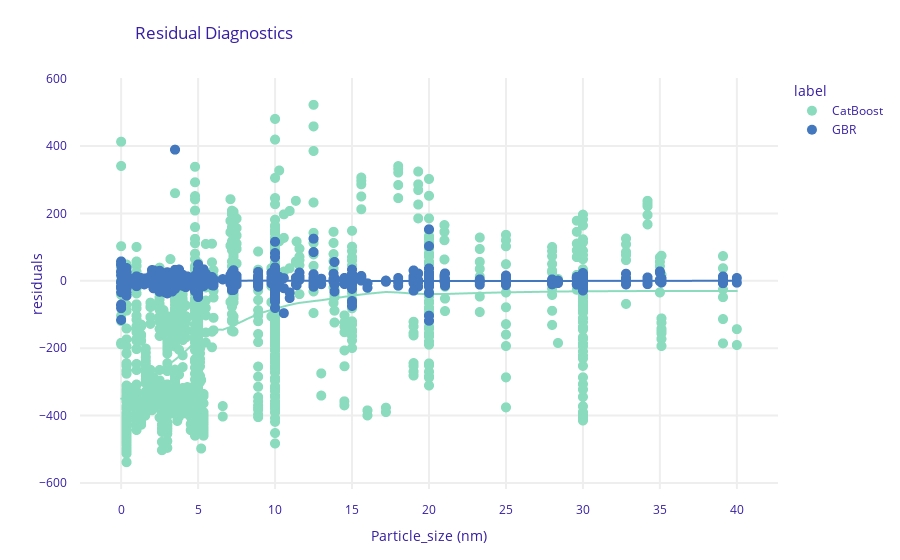

Notebook code cell kept with this figure:
### Code cell
md_cat.plot(md_GB, variable='Particle_size (nm)', yvariable='residuals', marker_size=10)

### Figure 1 — Plotly figure (JSON) as saved in the notebook; plotly's stock layout.template omitted (floating-point values rounded to 4 significant figures; data arrays with more than 128 entries replaced by an {"elided": "..."} marker saying what was removed)
{"data": [{"hovertemplate": "<b>%{hovertext}</b><br><br>label=CatBoost<br>Particle_size (nm)=%{x}<br>residuals=%{y}<extra></extra>", "hovertext": {"elided": "1175 int values"}, "legendgroup": "CatBoost", "line": {"width": 2}, "marker": {"color": "#8bdcbe", "size": 10, "symbol": "circle"}, "mode": "markers", "name": "CatBoost", "showlegend": true, "type": "scattergl", "x": {"elided": "1175 float values"}, "xaxis": "x", "y": {"elided": "1175 float values"}, "yaxis": "y"}, {"hovertemplate": "<b>LOWESS trendline</b><br><br>label=CatBoost<br>Particle_size (nm)=%{x}<br>residuals=%{y} <b>(trend)</b><extra></extra>", "legendgroup": "CatBoost", "line": {"width": 2}, "marker": {"color": "#8bdcbe", "size": 10, "symbol": "circle"}, "mode": "lines", "name": "CatBoost", "showlegend": false, "type": "scattergl", "x": {"elided": "1175 float values"}, "xaxis": "x", "y": {"elided": "1175 float values"}, "yaxis": "y"}, {"hovertemplate": "<b>%{hovertext}</b><br><br>label=GBR<br>Particle_size (nm)=%{x}<br>residuals=%{y}<extra></extra>", "hovertext": {"elided": "1175 int values"}, "legendgroup": "GBR", "line": {"width": 2}, "marker": {"color": "#4378bf", "size": 10, "symbol": "circle"}, "mode": "markers", "name": "GBR", "showlegend": true, "type": "scattergl", "x": {"elided": "1175 float values"}, "xaxis": "x", "y": {"elided": "1175 float values"}, "yaxis": "y"}, {"hovertemplate": "<b>LOWESS trendline</b><br><br>label=GBR<br>Particle_size (nm)=%{x}<br>residuals=%{y} <b>(trend)</b><extra></extra>", "legendgroup": "GBR", "line": {"width": 2}, "marker": {"color": "#4378bf", "size": 10, "symbol": "circle"}, "mode": "lines", "name": "GBR", "showlegend": false, "type": "scattergl", "x": {"elided": "1175 float values"}, "xaxis": "x", "y": {"elided": "1175 float values"}, "yaxis": "y"}], "layout": {"font": {"color": "#371ea3"}, "legend": {"title": {"text": "label"}, "tracegroupgap": 0}, "margin": {"b": 71, "r": 30, "t": 78}, "title": {"text": "Residual Diagnostics", "x": 0.15}, "xaxis": {"anchor": "y", "automargin": true, "domain": [0, 1], "fixedrange": true, "gridwidth": 2, "tickcolor": "white", "ticklen": 10, "ticks": "outside", "title": {"text": "Particle_size (nm)"}, "type": "linear", "zeroline": false}, "yaxis": {"anchor": "x", "automargin": true, "domain": [0, 1], "fixedrange": true, "gridwidth": 2, "tickcolor": "white", "ticklen": 10, "ticks": "outside", "title": {"text": "residuals"}, "type": "linear", "zeroline": false}}}
